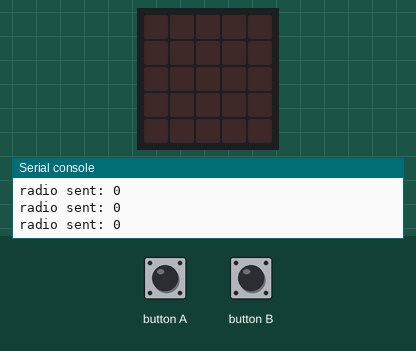
This program was run on a simulated BBC micro:bit (MakeCode). On the bench: the board's 5×5 LED display, the last lines printed to the serial console. The inputs (shaded band) are chosen by the test bench. No radio messages arrive unless stated (any console line starting 'radio sent:' is added by the test bench).

Above: at 1.2 s.
1.3 s: button A pressed for 0.15 s
At 2.6 s:
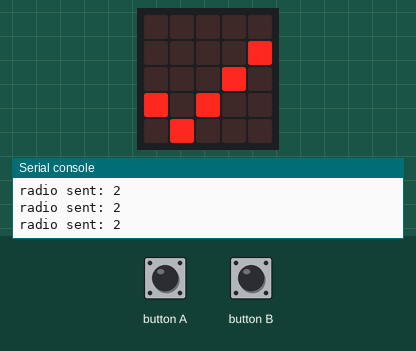
2.9 s: button B pressed for 0.15 s
At 3.9 s:
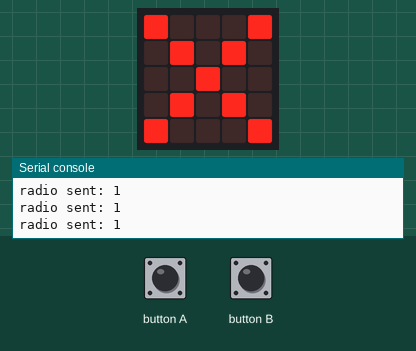
Timing chart, 0 to 5.9 s (numbered marks = the images above; inputs shaded):
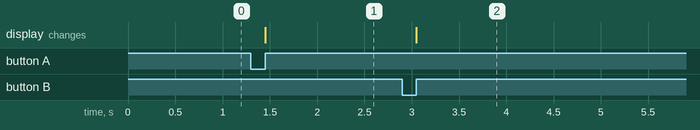

Measured:
- after the input at 1.3 s, the display: changes after 0.15 s (image 1)
- after the input at 2.9 s, the display: changes after 0.15 s (image 2)

The program:

Base_Host_Code.py
```python
def on_button_pressed_a():
    global Game_State
    Game_State = Green_Light
    basic.show_icon(IconNames.YES)
input.on_button_pressed(Button.A, on_button_pressed_a)

def on_button_pressed_b():
    global Game_State
    Game_State = Red_Light
    basic.show_icon(IconNames.NO)
input.on_button_pressed(Button.B, on_button_pressed_b)

Green_Light = 0
Red_Light = 0
Game_State = 0
Game_State = 0
Red_Light = 1
Green_Light = 2
radio.set_group(1)

def on_forever():
    radio.send_number(Game_State)
basic.forever(on_forever)
```
